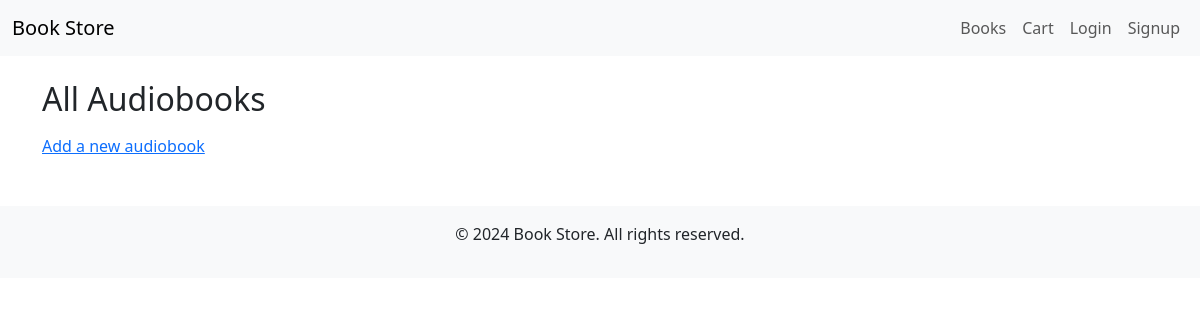
Before: /audiobooks/ with the older database file.
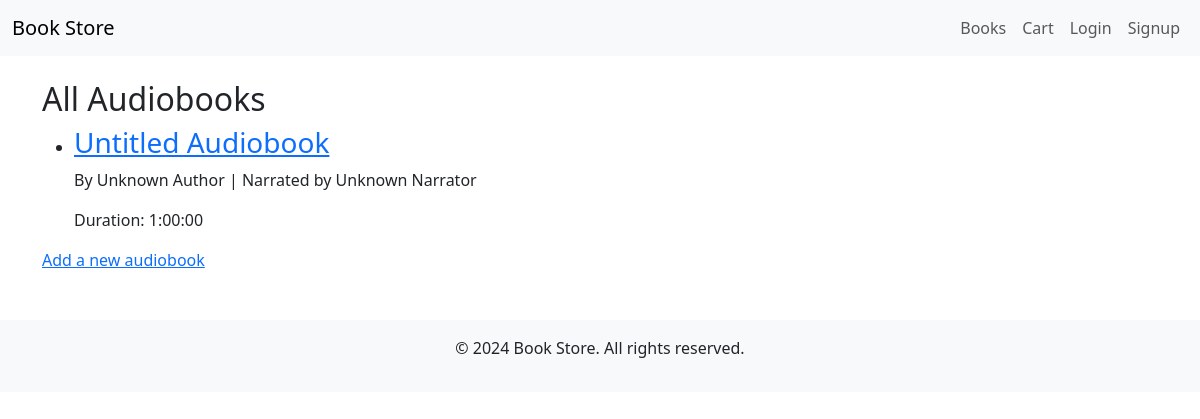
After: the same page with the newer database file.
### audiobooks/models.py (models this page shows, shortened)
class Audiobook(models.Model):
    title = models.CharField(max_length=200, default="Untitled Audiobook")  # Default title for missing data
    author = models.CharField(max_length=100, default="Unknown Author")  # Default author
    narrator = models.CharField(max_length=100, default="Unknown Narrator")  # Default narrator
    duration = models.DurationField(default=timedelta(hours=1))  # Default duration of 1 hour
    description = models.TextField(default="No description available.")  # Default description
    uploaded_at = models.DateTimeField(default=now)  # Default to the current date and time

### audiobooks/views.py (the view)
# urls.py: path('', AudiobookListView.as_view(), name='list'),  # List of audiobooks
class AudiobookListView(ListView):
    model = Audiobook
    template_name = 'audiobooks/list.html'
    context_object_name = 'audiobooks'

### audiobooks/templates/audiobooks/list.html (shortened to what this page needs)
{% extends 'base.html' %}
{% block content %}
<h2>All Audiobooks</h2>
<ul>
    {% for audiobook in audiobooks %}
        <li>
            <h3><a href="{% url 'audiobooks:detail' audiobook.id %}">{{ audiobook.title }}</a></h3>
            <p>By {{ audiobook.author }} | Narrated by {{ audiobook.narrator }}</p>
            <p>Duration: {{ audiobook.duration }}</p>
        </li>
    {% endfor %}
</ul>
<a href="{% url 'audiobooks:add' %}">Add a new audiobook</a>
{% endblock %}

### BooX/templates/base.html (shortened to what this page needs)
<!DOCTYPE html>
<html lang="en">
<head>
    <link rel="stylesheet" href="https://cdnjs.cloudflare.com/ajax/libs/bootstrap/5.3.0/css/bootstrap.min.css">
</head>
<body>
    <header>
        <nav class="navbar navbar-expand-lg navbar-light bg-light">
            <div class="container-fluid">
                <a class="navbar-brand" href="{% url 'home' %}">Book Store</a>
                <div class="collapse navbar-collapse" id="navbarNav">
                    <ul class="navbar-nav ms-auto">
                        <li class="nav-item">
                            <a class="nav-link" href="{% url 'book_list' %}">Books</a>
                        </li>
                        <li class="nav-item">
                            <a class="nav-link" href="{% url 'cart_view' %}">Cart</a>
                        </li>
                        {% if user.is_authenticated %}
                        <li class="nav-item">
                            <a class="nav-link" href="{% url 'order_history' %}">Order History</a>
                        </li>
                        <li class="nav-item">
                            <a class="nav-link" href="{% url 'logout' %}">Logout</a>
                        </li>
                        {% else %}
                        <li class="nav-item">
                            <a class="nav-link" href="{% url 'login' %}">Login</a>
                        </li>
                        <li class="nav-item">
                            <a class="nav-link" href="{% url 'signup' %}">Signup</a>
                        </li>
                        {% endif %}
                    </ul>
                </div>
            </div>
        </nav>
    </header>
    <main class="container mt-4">
        {% block content %}{% endblock %}
    </main>
    <footer class="bg-light text-center py-3 mt-5">
        <p>&copy; 2024 Book Store. All rights reserved.</p>
    </footer>
</body>
</html>

Changed rows visible on the page:
added Audiobook: title "Untitled Audiobook", author "Unknown Author", narrator "Unknown Narrator", duration "1:00:00"
